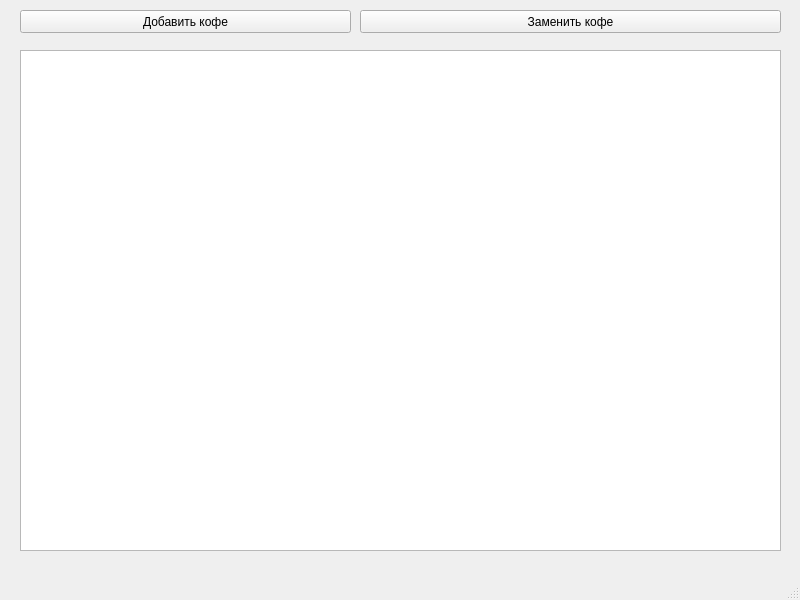
<?xml version="1.0" encoding="UTF-8"?>
<ui version="4.0">
 <class>MainWindow</class>
 <widget class="QMainWindow" name="MainWindow">
  <property name="geometry">
   <rect>
    <x>0</x>
    <y>0</y>
    <width>800</width>
    <height>600</height>
   </rect>
  </property>
  <property name="windowTitle">
   <string>MainWindow</string>
  </property>
  <widget class="QWidget" name="centralwidget">
   <widget class="QTableWidget" name="tableWidget">
    <property name="geometry">
     <rect>
      <x>20</x>
      <y>50</y>
      <width>761</width>
      <height>501</height>
     </rect>
    </property>
   </widget>
   <widget class="QPushButton" name="add_coffee">
    <property name="geometry">
     <rect>
      <x>20</x>
      <y>10</y>
      <width>331</width>
      <height>23</height>
     </rect>
    </property>
    <property name="text">
     <string>Добавить кофе</string>
    </property>
   </widget>
   <widget class="QPushButton" name="replace_coffee">
    <property name="geometry">
     <rect>
      <x>360</x>
      <y>10</y>
      <width>421</width>
      <height>23</height>
     </rect>
    </property>
    <property name="text">
     <string>Заменить кофе</string>
    </property>
   </widget>
  </widget>
  <widget class="QMenuBar" name="menubar">
   <property name="geometry">
    <rect>
     <x>0</x>
     <y>0</y>
     <width>800</width>
     <height>21</height>
    </rect>
   </property>
  </widget>
  <widget class="QStatusBar" name="statusbar"/>
 </widget>
 <resources/>
 <connections/>
</ui>
